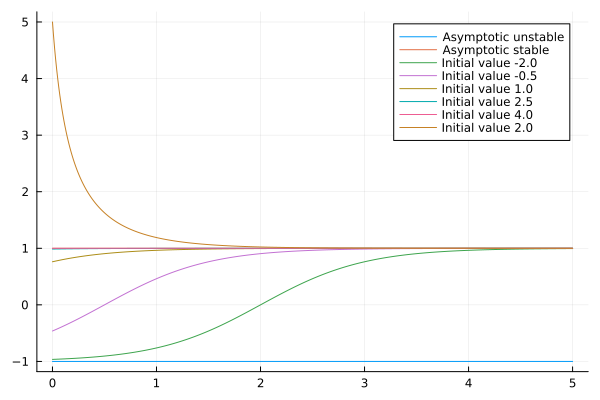

Here is the Julia script that generated this plot:
using LinearAlgebra, Plots

L0 = 5
T = Float64
h = T(0.01)

mesh = collect(0:h:L0)
m = length(mesh)

asymptotic_stable = ones(length(mesh))
asymptotic_unstable = - ones(length(mesh))

initial_value = collect(-2:1.5:5)

fig_stable = plot(mesh, asymptotic_unstable, label = "Asymptotic unstable")
plot!(fig_stable, mesh, asymptotic_stable, label = "Asymptotic stable")

for inv in initial_value
    sol_initial = tanh.(mesh .+ inv)
    plot!(fig_stable, mesh, sol_initial, label = "Initial value $(round(inv, digits=3))")
end

y0 = 5.0
res = zero(mesh)
res[1] = y0
dy = 1 - res[1]^2
for k = 2:length(mesh)
    res[k] = res[k-1] + dy * h
    dy = 1 - res[k]^2
end
plot!(fig_stable, mesh, res, label = "Initial value 2.0")

savefig(fig_stable, "stable_region.svg")

y = -1.0001
res = zero(mesh)
res[1] = y
dy = 1 - res[1]^2
for k = 2:length(mesh)
    res[k] = res[k-1] + dy * h
    dy = 1 - res[k]^2
end
plot!(fig_stable, mesh, res, label = "Initial value -1.0001")

display(fig_stable)

savefig(fig_stable, "unstable_region.svg")
